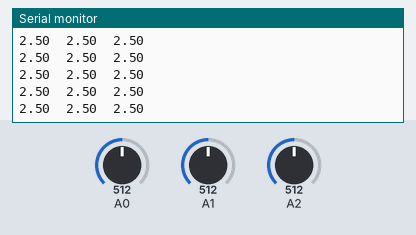
Recording of a sketch running on a simulated Arduino Uno, built with avr-gcc and run on an emulated ATmega328P. Shown: the last lines printed to the serial monitor. Inputs (shaded band) come from the test bench; at power-on: A0 = 512, A1 = 512, A2 = 512.

Above: at 1.2 s.
1.3 s: A0 set to 716
At 2.1 s:
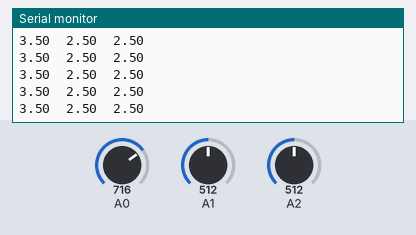
4.3 s: A1 set to 716
At 5.4 s:
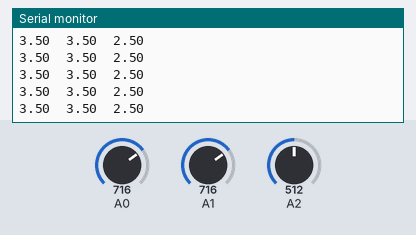
5.8 s: A2 set to 716
At 6.9 s:
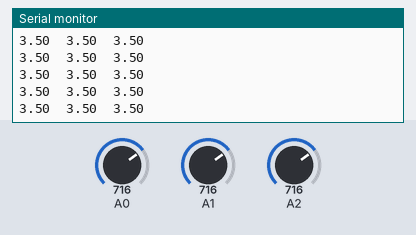
7.3 s: A0 set to 900
At 7.9 s:
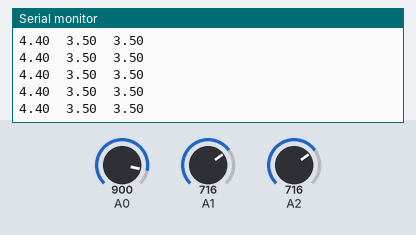
8.8 s: A1 set to 900
At 9.4 s:
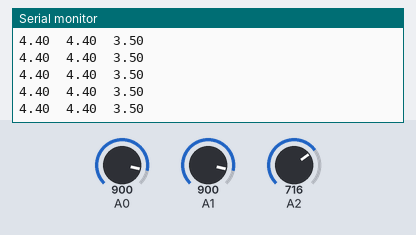
11.8 s: A2 set to 900
At 12.6 s:
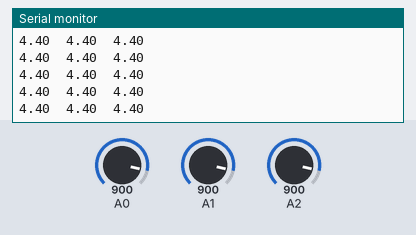
Timing chart, 0 to 14.3 s (numbered marks = the images above; inputs shaded):
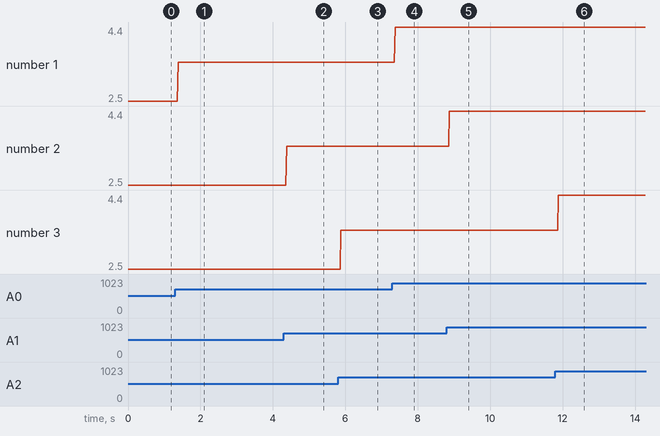

Measured:
- after the input at 1.3 s, the serial monitor: prints a new line after 0.08 s (image 1)
- after the input at 4.3 s, the serial monitor: prints a new line after 0.08 s (image 2)
- after the input at 5.8 s, the serial monitor: prints a new line after 0.07 s (image 3)
- after the input at 7.3 s, the serial monitor: prints a new line after 0.07 s (image 4)
- after the input at 8.8 s, the serial monitor: prints a new line after 0.07 s (image 5)
- after the input at 11.8 s, the serial monitor: prints a new line after 0.08 s (image 6)
- plotted number 1: 2.5 → 3.5 after the input at 1.3 s, 3.5 → 4.4 after the input at 7.3 s

The sketch:

hall_sensor_check.ino
```cpp
void setup() {
  // put your setup code here, to run once:
  Serial.begin(9600);


}

void loop() {
  // put your main code here, to run repeatedly:
  int senval_a=analogRead(A0);
  float volt_a=senval_a*(5.0/1023.0);

  int senval_b=analogRead(A1);
  float volt_b=senval_b*(5.0/1023.0);

  int senval_c=analogRead(A2);
  float volt_c=senval_c*(5.0/1023.0);
  Serial.print(volt_a);
  Serial.print('\t');
  Serial.print(volt_b);
  Serial.print('\t');
  Serial.print(volt_c);
  Serial.println();


}
```
